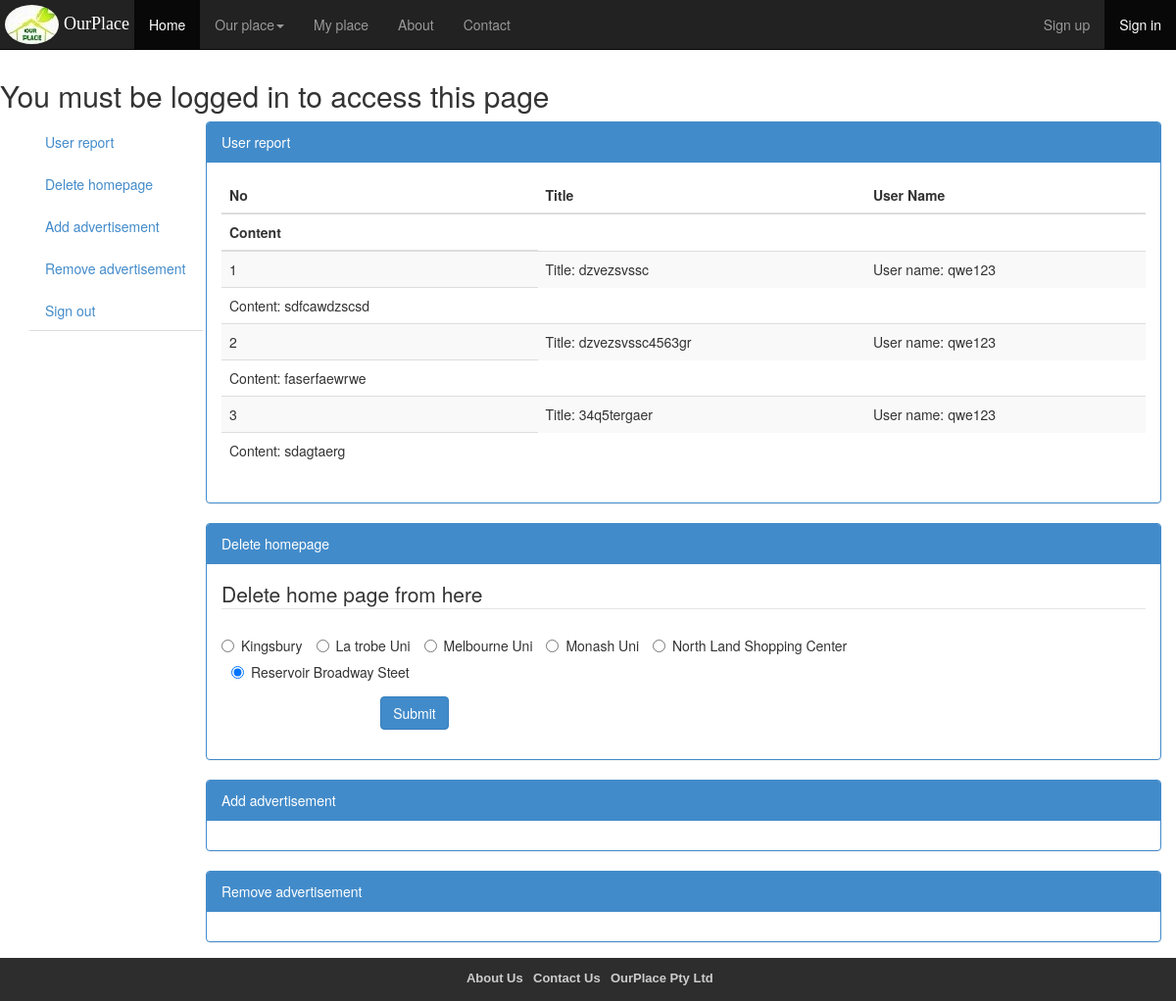
Page /ourplace.com/admin_center.php on the committed database.
### tables this page shows
CREATE TABLE IF NOT EXISTS `reports` (
  `report_id` int(11) NOT NULL AUTO_INCREMENT,
  `title` varchar(100) NOT NULL,
  `content` text NOT NULL,
  `user_id` int(11) NOT NULL,
  `user_name` varchar(20) NOT NULL,
  PRIMARY KEY (`report_id`)
);

CREATE TABLE IF NOT EXISTS `pages` (
  `page_id` int(11) NOT NULL AUTO_INCREMENT,
  `user_id` int(11) NOT NULL,
  `page_type` int(2) NOT NULL,
  `place_name` varchar(50) NOT NULL,
  `place_location` varchar(100) NOT NULL,
  `catch_phrase` varchar(255) NOT NULL,
  `place_desc` text NOT NULL,
  `bg_color` varchar(15) DEFAULT 'white',
  `cp_font` varchar(20) NOT NULL DEFAULT 'Arial',
  PRIMARY KEY (`page_id`),
  UNIQUE KEY `place_name` (`place_name`)
);

### ourplace.com/admin_center.php (the view, shortened to what this page needs)
<?php
if(!isset($_SESSION['user_id']))
{
    $message = 'You must be logged in to access this page';
}
else{
	$message = 'Welcome admin.';
}
?>
<?php
   include('./header.php');
?>
<body>
<h2><?php echo $message; ?></h2>
<div class="container">
	<div class="row clearfix">
		<div class="col-md-2 column">
			<ul class="nav nav-tabs nav-stacked" style="position: fixed;">
            <li><a href="#report">User report</a></li>
            <li><a href="#delete">Delete homepage</a></li>
            <li><a href="#add">Add advertisement</a></li>
			<li><a href="#remove">Remove advertisement</a></li>
			<li><a href="./sign_out.php">Sign out</a></li>
			</ul>
		</div>
		<div class="col-md-10 column">
			<div class="row clearfix">
				<div class="panel panel-primary" id="report">
					<div class="panel-heading">User report</div>
					<div class="panel-body">
						<table class="table table-striped">
				<thead>
					<tr>
						<th>No</th>
						<th>Title</th>
						<th>User Name</th>
					</tr>
					<tr>
						<th>Content</th>
					</tr>
				</thead>
				<tbody>
				<?php
					try{
						include('./config/pdo_config.php');
						$stmt = $dbh->prepare("SELECT title, user_name, content FROM reports");
						$stmt->execute();
						$result = $stmt->fetchALl();
						$count= 1;
						if(!empty($result)){
							foreach($result as $row){
								echo'<tr>';
								echo	'<td>'.$count. '</td>';
								echo	'<td>Title: '.$row['title']. '</td>';
								echo	'<td>User name: '.$row['user_name']. '</td>';
								echo'</tr>';
								echo'<tr>';
								echo	'<td>Content: '.$row['content']. '</td>';
								echo'</tr>';
								$count++;
							}
						}
					}
					catch (Exception $e)
					{
						print_r($e);
						$message = 'We are unable to process your request. Please try again later"';
					}
				?>
				</tbody>
			</table>
					</div>
				</div>
			</div>
			<div class="row clearfix">
				<div class="panel panel-primary" id="delete">
					<div class="panel-heading">Delete homepage</div>
					<div class="panel-body">
					<form class="form-horizontal" action="delete_submit.php" method="post">
						<fieldset>
						<legend>Delete home page from here</legend>
						<div class="form-group">
							<div class="col-md-10">
								<?php
								try{
									include('./config/pdo_config.php');
									$sql = "SELECT page_id, place_name
											FROM pages
											ORDER BY place_name "
											;
									$stm = $dbh->prepare($sql);
									$stm->execute();
									$result= $stm->fetchAll();
									foreach($result as $row){
										if($count = 1){
											echo '<label class="radio-inline">';
											echo '<input type="radio" name="page_id" value= "'.$row['page_id'].'"checked="checked" >';
												echo	$row['place_name'];
											echo '</label> ';
										}
										else{
											echo '<label class="radio-inline">';
											echo '<input type="radio" name="page_id" value= "'.$row['page_id'].' >';
												echo	$row['place_name'];
											echo '</label> ';
										}
									}
								}
								catch(Exception $e){
										print_r($e);
								}
								?>
							</div>
						</div>
						<div class="form-group">
						  <label class="col-md-2 control-label" for="reset">&nbsp;</label>
						  <div class="col-md-8">
							<button id="submit" name="submit" class="btn btn-primary">Submit</button>
						  </div>
						</div>
					</div>
				</div>
			</div>
			<div class="row clearfix">
				<div class="panel panel-primary" id ="add">
					<div class="panel-heading">Add advertisement</div>
					<div class="panel-body">
					</div>
				</div>
			</div>
			<div class="row clearfix">
				<div class="panel panel-primary" id="remove">
					<div class="panel-heading">Remove advertisement</div>
					<div class="panel-body">
					</div>
				</div>
			</div>
		</div>
	</div>
</div>
</body>

### ourplace.com/header.php (shortened to what this page needs)
<!DOCTYPE html>
<html lang="en">
<head>
	<link href="css/bootstrap.min.css" rel="stylesheet">
	<link href="css/style.css" rel="stylesheet">
</head>
<header>
<div class="container">
	<div class="row clearfix">
		<div class="col-md-12 column">
			<nav class="navbar navbar-default navbar-inverse navbar-fixed-top" role="navigation">
				<div class="navbar-header">
					<a class="navbar-brand" href="./index.php" style="padding:5px;">
						<img 	class="img-circle" src="./img/logo.jpg">
						<span	style="	font-family: Axure Handwriting;color: #fff;">
						OurPlace
						</span>
					</a>
				</div>
				<div class="collapse navbar-collapse" id="bs-example-navbar-collapse-1">
					<ul class="nav navbar-nav">
						<li class="active">
							<a href="./home_selector.php">Home</a>
						</li>
						<li class="dropdown">
							 <a href="./our_place.php" class="dropdown-toggle" data-toggle="dropdown">Our place<strong class="caret"></strong></a>
						</li>
						<li>
							<a href="./user_template/my_place/temp_my_place.htm">My place</a>
						</li>
						<li>
							<a href="./index.php#about">About</a>
						</li>
						<li>
							<a href="./index.php#contact">Contact</a>
						</li>
					</ul>
					<?php
					if(!isset($_SESSION['user_id'])){
					echo '<ul class="nav navbar-nav navbar-right">
						<li>
							<a href="./sign_up.php">Sign up</a>
						</li>
						<li class="active">
							<a href="./sign_in.php">Sign in</a>
						</li>
					</ul>';
					}
					else{
					echo '<ul class="nav navbar-nav navbar-right">
						<li class="active">
							<a href="./sign_out.php">Sign out</a>
						</li>
					</ul>';
					}
					?>
				</div>
			</nav>
		</div>
	</div>
</div>
</header>

### ourplace.com/css/style.css (style rules this page uses)
html { position: relative; min-height: 100%; }
body { margin-top: 60px; margin-bottom: 40px; }
#footer { position: absolute; bottom: 0; width: 100%; background-color: #2D2D2D; }

### rows in the picture
reports: title "dzvezsvssc", user_name "qwe123", content "sdfcawdzscsd"
reports: title "dzvezsvssc4563gr", user_name "qwe123", content "faserfaewrwe"
reports: title "34q5tergaer", user_name "qwe123", content "sdagtaerg"
pages: place_name "Kingsbury"
pages: place_name "La trobe Uni"
pages: place_name "Melbourne Uni"
pages: place_name "Monash Uni"
pages: place_name "North Land Shopping Center"
pages: place_name "Reservoir Broadway Steet"

### other values in the picture
$message "You must be logged in to access this page"
